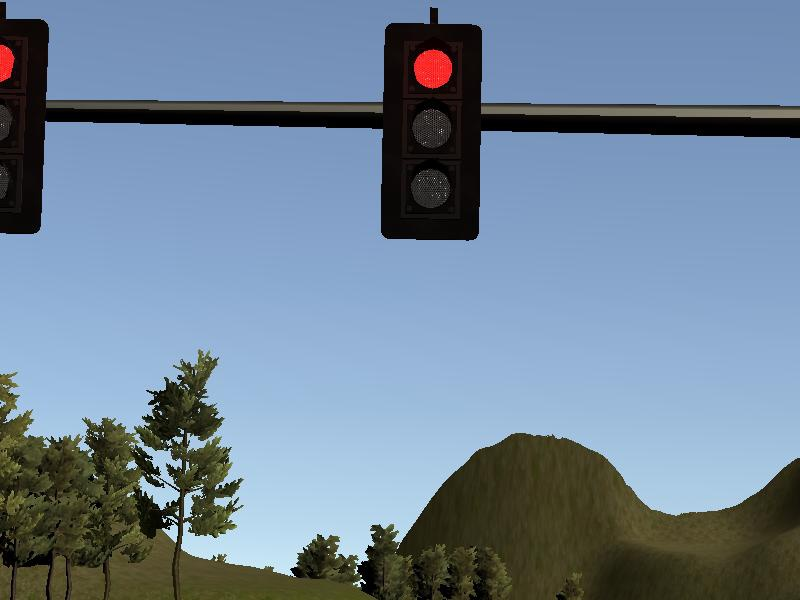
#> input picture traffic lighgt/left0036.jpg, 800 x 600 px
$ jupyter execute 'opecv_传统交通灯.ipynb'   (older library calls are emulated)
#> lines starting #> are read from the running program, lines starting #| are printed output that depends on the picture; after the words box and inside, x2 and y2 are one past the last pixel; in counts of white or black regions, pixels touching at a corner belong together; long printed decimals are rounded
[cell 1]
import cv2
import numpy as np
import time
import matplotlib.pyplot as plt

[cell 2]
 # 根据路径读取一张图片
start=time.clock()
image = cv2.imread("left0036.jpg")
#> image is the input picture: shape (600, 800, 3); mean B, G, R 151.7, 132.1, 112.7
shapes=image.shape
#> shapes = (600, 800, 3)
print('shapes',shapes)
#| shapes (600, 800, 3)
# 剪切有效区域 ：判断图片的大小，是否需要裁剪
images_size=[shapes[0],shapes[1]]
#> images_size = [600, 800]
images_size=np.min(images_size)
#> images_size = 600
if images_size > 1000:
    image=image[0:int(1/3*shapes[1]),int(1/12*shapes[0]):int(11/12*shapes[1]),:]
elif images_size > 800:
    image=image[int(1/6*shapes[1]):int(5/6*shapes[1]),int(1/12*shapes[0]):int(11/12*shapes[1]),:]
else:
    image=image
cv2.imshow('image',image)
# 计算有效区域的面积
shapes=image.shape
propotion=image.shape[0]*image.shape[1]
#> propotion = 480000
 # BGR转HSV
hsv = cv2.cvtColor(image, cv2.COLOR_BGR2HSV)
#> hsv: shape (600, 800, 3); mean H, S, V 84.2, 95.9, 158.7
#保留底片
end=image.copy()

[cell 3]
# 绿色的范围
def getGreen(image):
    lower_green = np.array([45, 70, 100])
    upper_green = np.array([85, 255, 255])
    return {'green':getRange(image,lower_green,upper_green)}

# 红色的范围
def getRed(image):
    low_red = np.array([0, 100, 80])
    high_red = np.array([8, 255, 255])
    return {'red':getRange(image,low_red,high_red)}

# 绿色的范围
def getYellow(image):
    low_yellow = np.array([10, 100, 220])
    high_yellow = np.array([45, 255, 255])
    return {'yellow':getRange(image,low_yellow,high_yellow)}

def getRange(image,low,high):
# cv2.inRange函数设阈值，去除背景部分
    mask = cv2.inRange(image, low, high)
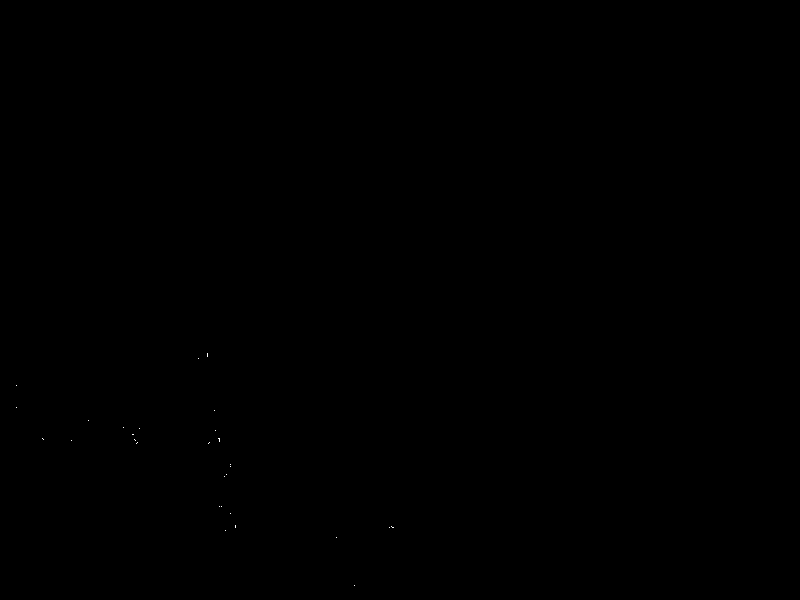
#> mask: shape (600, 800); 0.01% white in thin lines or dots, all inside (x1, y1, x2, y2) = (16, 353, 394, 586)
    return mask

def deNoise(img):
    erode=cv2.erode(img,(100,100),iterations=4)
#降噪（模糊处理用来减少瑕疵点）
    blur = cv2.blur(erode, (5,5))
# 膨胀
    dilate=cv2.dilate(blur,(100,100),iterations=4)
# 边缘检测
    canny = cv2.Canny(blur, 150, 240)
    kernel = cv2.getStructuringElement(cv2.MORPH_ELLIPSE, (10, 10))
# 闭操作
    closed = cv2.morphologyEx(canny, cv2.MORPH_CLOSE, kernel)
#     cv2.imshow('closed',closed)
    return closed

def getPositions(img):
    ret,thresh = cv2.threshold(img,127,255,0)
    tmp,contours,hierarchy=cv2.findContours(thresh,1,2)
#有效交通灯的比例
    hsvList=[]
    if contours :
# 在单个颜色ROIs中hsv里面最亮的区域
        for i in range(len(contours)):
            rect=cv2.minAreaRect(contours[i])
            cnt=contours[i]
            x,y,w,h=cv2.boundingRect(cnt)
            cv2.rectangle(end,(x,y),(x+w,y+h),(0,255,0),2)
            HSV=end[y:y+h,x:x+w,:]
            HSV = cv2.cvtColor(HSV, cv2.COLOR_BGR2HSV)
            H, S, V = cv2.split(HSV)
            v = np.mean(V)
            hsvList.append((i,v,(y,y+h,x,x+w)))
        hsvList=sorted(hsvList,key=lambda x : (x[1]),reverse=True)
        if len(hsvList)>0:
            order=hsvList[0][0]
            coordinate=hsvList[0][2]
            return list(coordinate)
        else:
            return 0
    else:
        return 0

[cell 4]
colors=[]
colors.append(getGreen(hsv))
colors.append(getRed(hsv))
#> in getRange (call 2), `mask = cv2.inRange(image, low, high)`:
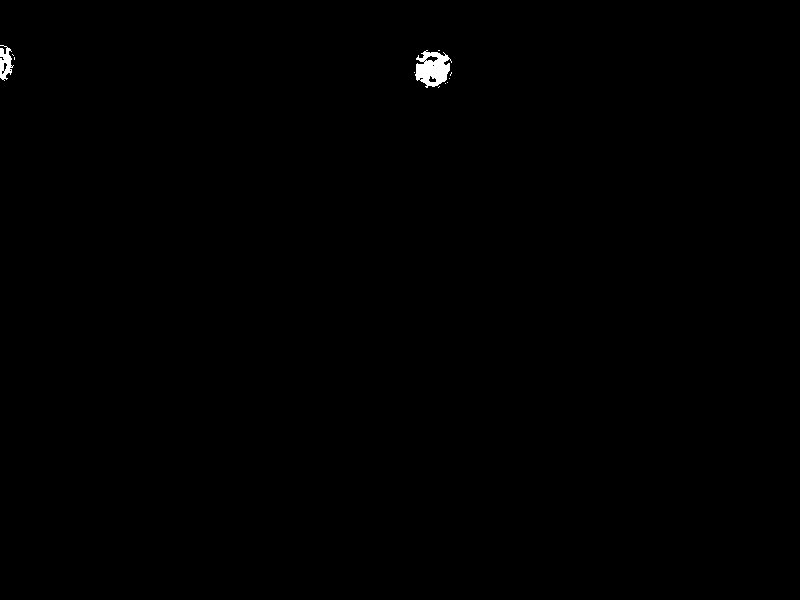
#> mask: shape (600, 800); 0.25% white; 11 white regions (9 under 20 px), largest, box (x1, y1, x2, y2) and area: (415, 50, 452, 88) 872, (0, 45, 14, 81) 289
colors.append(getYellow(hsv))
#> in getRange (call 3), `mask = cv2.inRange(image, low, high)`: mask: shape (600, 800); every value is 0
# 节省时间复杂度

areas=[]
sumResult=0
_max={'color':0}
# 三个区域最亮的地方
for i in range(len(colors)):
    closed = deNoise(list(colors[i].values())[0])
    coordinate = getPositions(closed)
    if isinstance(coordinate,list):
        print('coordinate',coordinate)
        HSV=end[coordinate[0]:coordinate[1],coordinate[2]:coordinate[3],:]
        HSV = cv2.cvtColor(HSV, cv2.COLOR_BGR2HSV)
        H, S, V = cv2.split(HSV)
        v = np.mean(V)
        print('v',v)
        if v >list( _max.values())[0]:
            _max['color']=v
            _max[list(colors[i].keys())[0]] = _max.pop('color')
        sumResult+=v
        areas.append((list(colors[i].keys())[0],v))
    else:
        areas.append((list(colors[i].keys())[0],0))
#> this loop made 3 passes
#> (order in getPositions, coordinate, v, sumResult) on pass 2: (1, [67, 81, 418, 434], 249.2, 249.2)
#> coordinate on passes 1, 3: 0, 0
#| coordinate [67, 81, 418, 434]
#| v 249.152
#> pass 2, in deNoise (call 2), `erode=cv2.erode(img,(100,100),iterations=4)`:
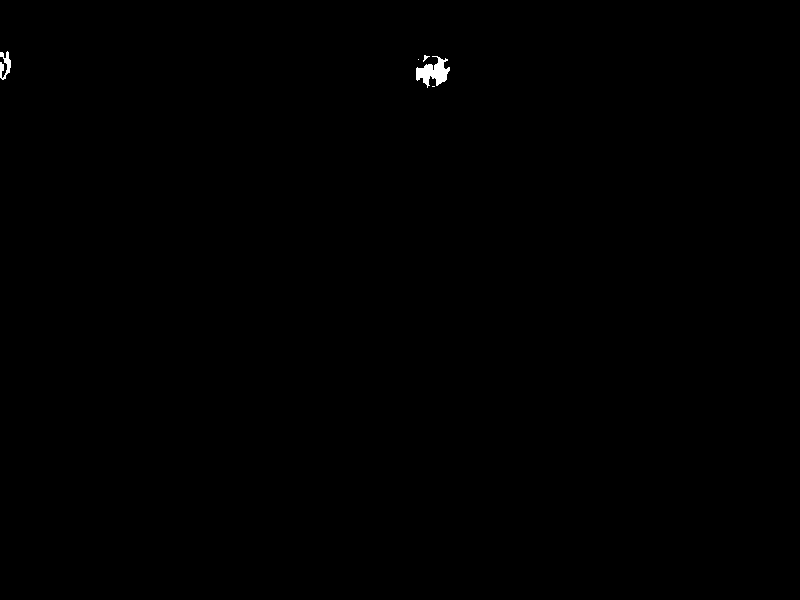
#> erode: shape (600, 800); 0.16% white; 5 white regions (2 under 20 px), largest, box (x1, y1, x2, y2) and area: (416, 56, 450, 88) 553, (0, 51, 11, 80) 176, (423, 55, 430, 62) 20
#> pass 2, in deNoise (call 2), `canny = cv2.Canny(blur, 150, 240)`:
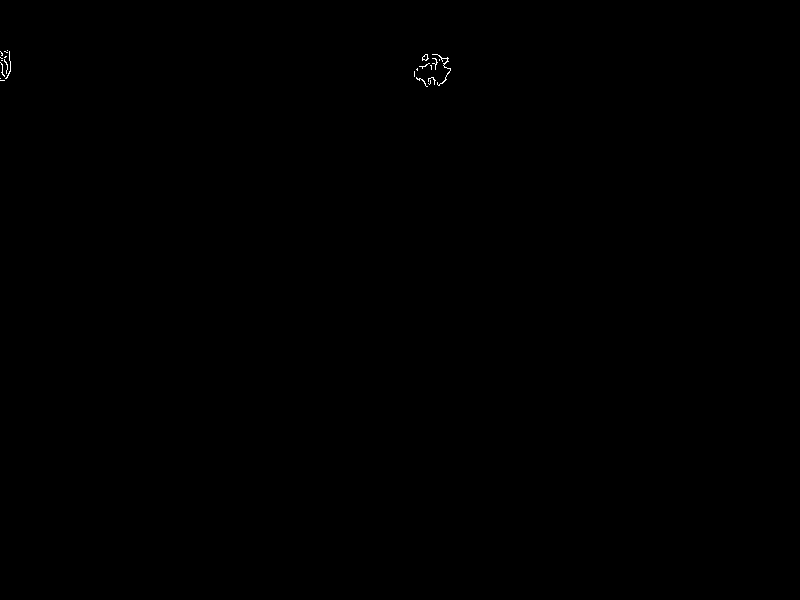
#> canny: shape (600, 800); 0.06% white in thin lines or dots, all inside (x1, y1, x2, y2) = (0, 50, 451, 87)
#> after the loop, areas = [('green', 0), ('red', 249.2), ('yellow', 0)]; sumResult = 249.2

# 按颜色值的大小排序
areas=sorted(areas,key=lambda x : (x[1]),reverse=True)
#> areas = [('red', 249.2), ('green', 0), ('yellow', 0)]
print(areas)
#| [('red', 249.152), ('green', 0), ('yellow', 0)]
print(_max)
#| {'red': 249.152}
ended=time.clock()
print('total:',ended-start)
if int(areas[0][1]) != 0:
    print('The current color is:',areas[0][0])
#| The current color is: red
else:
    print('没有交通灯')
cv2.waitKey(0)
cv2.destroyAllWindows()

$ run again, with traffic lighgt/left0027.jpg copied over traffic lighgt/left0036.jpg
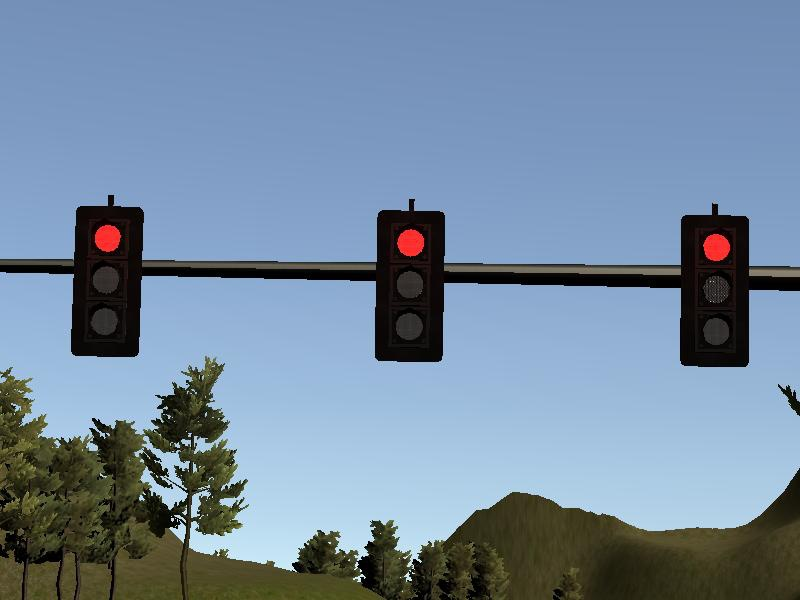
#> input picture traffic lighgt/left0027.jpg, 800 x 600 px
#> image is the input picture: shape (600, 800, 3); mean B, G, R 158.8, 137.2, 116.4
#| shapes (600, 800, 3)
#> hsv: shape (600, 800, 3); mean H, S, V 88, 94.6, 164.9
#> mask: shape (600, 800); 0.01% white in thin lines or dots, all inside (x1, y1, x2, y2) = (10, 368, 398, 552)
#> in getRange (call 2), `mask = cv2.inRange(image, low, high)`:
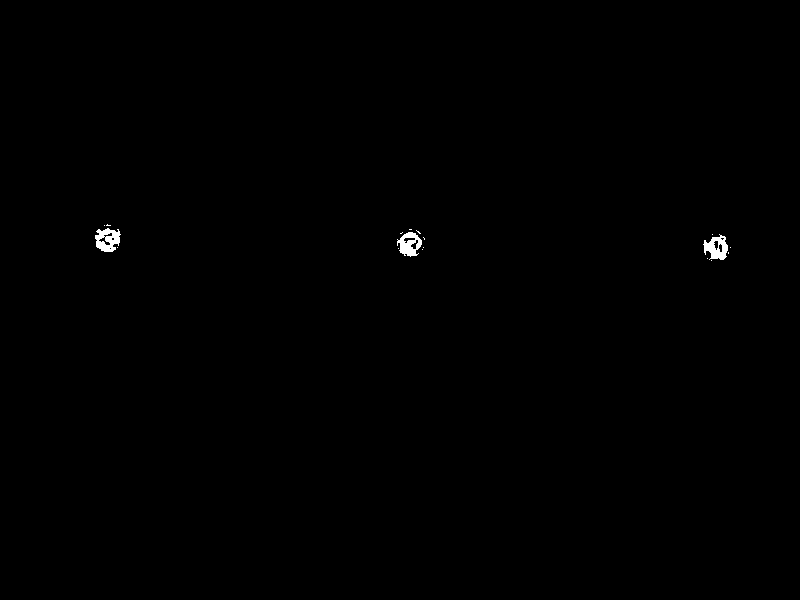
#> mask: shape (600, 800); 0.25% white; 18 white regions (15 under 20 px), largest, box (x1, y1, x2, y2) and area: (95, 228, 121, 252) 409, (703, 234, 728, 260) 382, (397, 232, 422, 257) 370
#> mask: shape (600, 800); every value is 0
#> the loop `for i in range(len(colors)):` made 3 passes
#> (order in getPositions, coordinate, v, sumResult) on pass 2: (0, [240, 261, 703, 728], 239.7, 239.7)
#> (printed output is left out)
#> after the loop `for i in range(len(colors)):`:
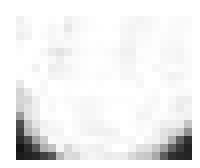
#> V: shape (21, 25) (shown 8 times larger); min 19, max 255, mean 239.7
#> after the loop `for i in range(len(colors)):`: areas = [('green', 0), ('red', 239.7), ('yellow', 0)]; sumResult = 239.7
#> `areas=sorted(areas,key=lambda x : (x[1]),reverse=True)`: areas = [('red', 239.7), ('green', 0), ('yellow', 0)]
#| [('red', 239.722), ('green', 0), ('yellow', 0)]
#| {'red': 239.722}
#| The current color is: red
